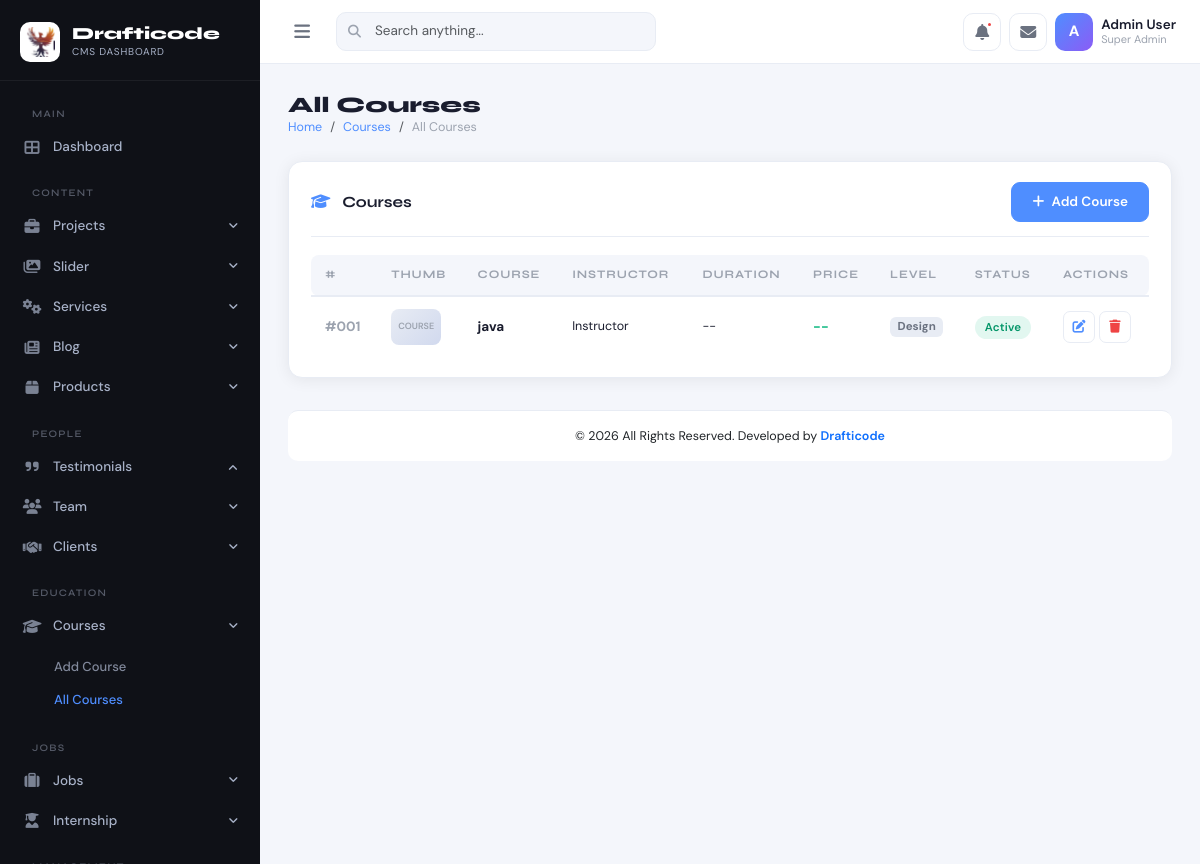
The app's page /admin-dashboard/course.php with its own data.
### tables this page shows
CREATE TABLE `courses` (
  `id` int(11) NOT NULL,
  `course_name` varchar(256) NOT NULL,
  `shortdescription` varchar(1000) NOT NULL,
  `description` varchar(5000) NOT NULL
);

### admin-dashboard/course.php (the view, shortened to what this page needs)
<?php
include 'connection/config.php';
$stmt = $pdo->query("SELECT * FROM courses ORDER BY id DESC");
$courses = $stmt->fetchAll();
?>
<!DOCTYPE html>
<html lang="en">
<head>
<link rel="stylesheet" href="https://cdnjs.cloudflare.com/ajax/libs/bootstrap/5.3.2/css/bootstrap.min.css">
<link rel="stylesheet" href="https://cdnjs.cloudflare.com/ajax/libs/font-awesome/6.5.1/css/all.min.css">
<link rel="stylesheet" href="assets/css/admin.css">
</head>
<body>
<?php include 'common/sidebar.php' ?>
<?php include 'common/topbar.php' ?>
<div id="main-content">
<div class="page-header">
<div>
<h1 class="page-title">All Courses</h1>
<nav>
<ol class="breadcrumb">
<li class="breadcrumb-item"><a href="index.php">Home</a></li>
<li class="breadcrumb-item"><a href="#">Courses</a></li>
<li class="breadcrumb-item active">All Courses</li>
</ol>
</nav>
</div>
</div>
<div class="admin-card">
<div class="section-header">
<h3 class="section-title">
<i class="fas fa-graduation-cap me-2 text-primary-custom"></i>
Courses
</h3>
<div class="d-flex gap-2">
<a href="addcourse.php" class="btn btn-primary btn-sm">
<i class="fas fa-plus me-1"></i>
Add Course
</a>
</div>
</div>
<div class="table-responsive">
<table class="admin-table">
<thead>
<tr>
<th>#</th>
<th>Thumb</th>
<th>Course</th>
<th>Instructor</th>
<th>Duration</th>
<th>Price</th>
<th>Level</th>
<th>Status</th>
<th>Actions</th>
</tr>
</thead>
<tbody>
<?php
$i=1;
foreach($courses as $course){
?>
<tr>
<td class="table-id">
#<?= str_pad($i++,3,'0',STR_PAD_LEFT); ?>
</td>
<td>
<div style="width:50px;height:36px;background:linear-gradient(135deg,#e8ecf4,#d1d9ee);border-radius:8px;display:flex;align-items:center;justify-content:center;font-size:9px;color:#9ca3af;font-weight:600;">
COURSE
</div>
</td>
<td class="fw-700">
<?= htmlspecialchars($course['course_name']) ?>
</td>
<td style="font-size:12.5px">
Instructor
</td>
<td style="font-size:12.5px">
--
</td>
<td class="fw-700" style="color:var(--accent-green)">
--
</td>
<td>
<span class="badge" style="background:#e8ecf4;color:#6b7280;font-size:11.5px">
<?= htmlspecialchars($course['shortdescription']) ?>
</span>
</td>
<td>
<span class="badge-status badge-active">
Active
</span>
</td>
<td>
<div class="d-flex gap-1">
<a href="addcourse.php?action=edit&id=<?= $course['id'] ?>"
class="btn-icon edit"
data-bs-toggle="tooltip"
title="Edit">
<i class="fas fa-edit"></i>
</a>
<a href="function_course.php?action=delete_course&id=<?= $course['id'] ?>"
class="btn-icon delete"
onclick="return confirm('Delete this course?')"
title="Delete">
<i class="fas fa-trash"></i>
</a>
</div>
</td>
</tr>
<?php } ?>
</tbody>
</table>
</div>
</div>
<?php include 'common/footer.php' ?>
</body>
</html>

### admin-dashboard/assets/css/admin.css (style rules this page uses)
:root { --sidebar-width: 260px; --sidebar-bg: #0f1117; --sidebar-text: #a8b2c8; --sidebar-active: #ffffff; --sidebar-hover-bg: rgba(255,255,255,0.06); --sidebar-accent: #4f8eff; --topbar-height: 64px; --topbar-bg: #ffffff; --body-bg: #f4f6fb; --card-bg: #ffffff; --card-shadow: 0 2px 16px rgba(0,0,0,0.07); --card-radius: 14px; --text-primary: #1a1d2e; --text-secondary: #6b7280; --text-muted: #9ca3af; --border-color: #e8ecf4; --accent-blue: #4f8eff; --accent-purple: #8b5cf6; --accent-green: #10b981; --accent-orange: #f59e0b; --accent-red: #ef4444; --accent-cyan: #06b6d4; --transition: all 0.22s cubic-bezier(.4,0,.2,1); }
* { box-sizing: border-box; }
body { font-family: 'DM Sans', sans-serif; background: var(--body-bg); color: var(--text-primary); margin: 0; padding: 0; min-height: 100vh; font-size: 14.5px; }
h1,h2,h3,h4,h5,h6 { font-family: 'Syne', sans-serif; font-weight: 700; }
#main-content { margin-left: var(--sidebar-width); margin-top: var(--topbar-height); padding: 28px; min-height: calc(100vh - var(--topbar-height)); transition: var(--transition); }
.page-header { display: flex; align-items: center; justify-content: space-between; margin-bottom: 24px; }
.page-title { font-family: 'Syne', sans-serif; font-size: 22px; font-weight: 800; color: var(--text-primary); margin: 0; }
.breadcrumb { font-size: 12.5px; margin: 0; }
.breadcrumb-item a { color: var(--accent-blue); text-decoration: none; }
.breadcrumb-item.active { color: var(--text-muted); }
.admin-card { background: var(--card-bg); border-radius: var(--card-radius); box-shadow: var(--card-shadow); border: 1px solid var(--border-color); padding: 20px 22px; }
.admin-table { width: 100%; border-collapse: collapse; }
.admin-table thead th { background: var(--body-bg); font-family: 'Syne', sans-serif; font-size: 11.5px; font-weight: 700; text-transform: uppercase; letter-spacing: 0.08em; color: var(--text-muted); padding: 11px 14px; border-bottom: 2px solid var(--border-color); white-space: nowrap; }
.admin-table thead th:first-child { border-radius: 8px 0 0 8px; }
.admin-table thead th:last-child { border-radius: 0 8px 8px 0; }
.admin-table tbody td { padding: 12px 14px; border-bottom: 1px solid var(--border-color); font-size: 13.5px; vertical-align: middle; }
.admin-table tbody tr:last-child td { border-bottom: none; }
.table-id { font-weight: 700; color: var(--text-muted); font-size: 12px; }
.badge-status { padding: 4px 10px; border-radius: 20px; font-size: 11.5px; font-weight: 600; letter-spacing: 0.02em; }
.badge-active { background: rgba(16,185,129,0.12); color: #059669; }
.btn-primary { background: var(--accent-blue); border-color: var(--accent-blue); font-weight: 600; font-size: 13.5px; padding: 9px 20px; border-radius: 9px; transition: var(--transition); }
.btn-icon { width: 32px; height: 32px; border-radius: 7px; border: 1px solid var(--border-color); background: var(--card-bg); display: inline-flex; align-items: center; justify-content: center; font-size: 13px; cursor: pointer; transition: var(--transition); text-decoration: none; }
.btn-icon.edit { color: var(--accent-blue); }
.btn-icon.delete { color: var(--accent-red); }
.section-header { display: flex; align-items: center; justify-content: space-between; margin-bottom: 18px; padding-bottom: 14px; border-bottom: 1px solid var(--border-color); }
.section-title { font-family: 'Syne', sans-serif; font-size: 15.5px; font-weight: 700; color: var(--text-primary); margin: 0; }
.text-primary-custom { color: var(--accent-blue) !important; }
.fw-700 { font-weight: 700; }

### records on screen
courses: i "001", course_name "java", shortdescription "Design"
